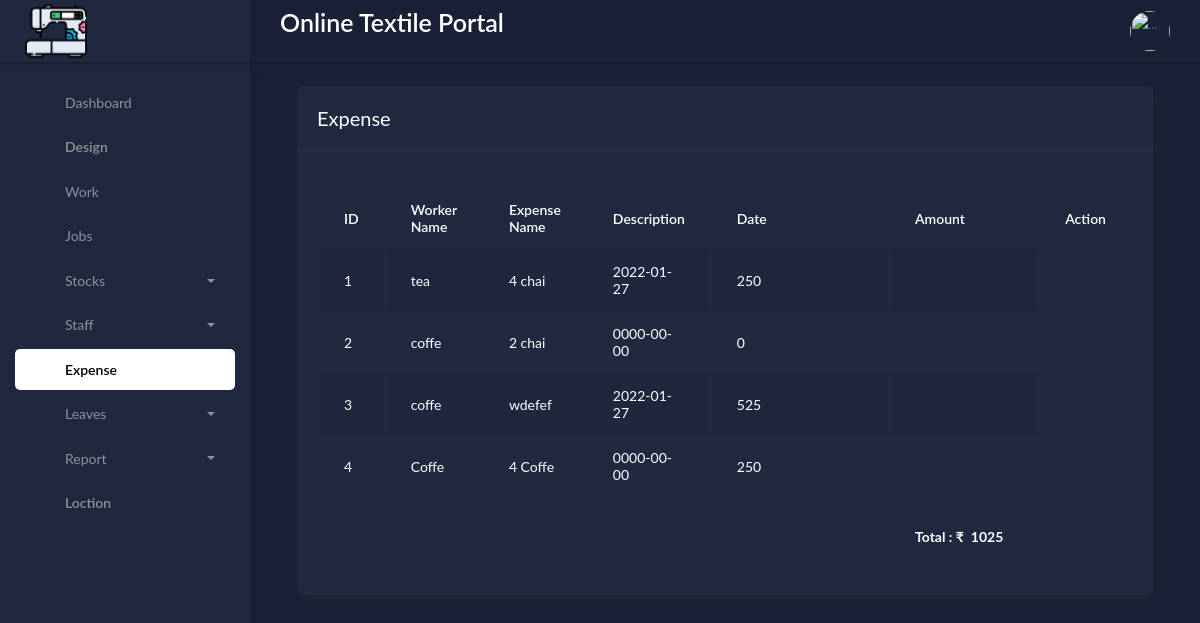
The page /Admin/demo2/expensea.php on the database its author committed.
### tables this page shows
CREATE TABLE `expense` (
  `id` int(11) NOT NULL,
  `ename` varchar(200) NOT NULL,
  `edec` varchar(250) NOT NULL,
  `date` date NOT NULL,
  `amount` int(20) NOT NULL
);

### Admin/demo2/expensea.php (the view, shortened to what this page needs)
<?php
include('include/header.php');
include('include/navbar.php');
    include('include/scripts.php');
?>
<html>
<head>
	<link rel="stylesheet" href="../../assets/css/bootstrap.min.css">
	<link rel="stylesheet" href="../../assets/css/atlantis.min.css">
	<link rel="stylesheet" href="../../assets/css/demo.css">
</head>
<body>
	<div class="main-panel">
			<div class="content">
				<div class="page-inner">
						<div class="col-md-12">
							<div class="card">
								<div class="card-header">
									<div class="d-flex align-items-center">
										<h4 class="card-title">Expense</h4>
									</div>
								</div>
								<div class="card-body">
									<div class="table-responsive">
										<table id="add-row" class="display table table-striped table-hover" style="color: white;">
											<thead>
												<tr><th>ID</th>
													<th> Worker Name</th>
													<th> Expense Name</th>
													<th>Description</th>
													<th style="width: 25%" >Date</th>
													<th style="width: 20%" >Amount</th>
													<th style="width: 10%">Action</th>
												</tr>
											</thead>
											<?php
include('db.php');
$sql=mysqli_query($con,"select sum(amount) from expense");
$res=mysqli_fetch_array($sql);
?>
											<tfoot>
												<tr>
													<th colspan="3"></th>
													 <th></th>
													<th ></th>
													<th>
													<br> Total : ₹ &nbsp;<?php echo $res['sum(amount)'];?></th>
												    <th></th>
												</tr>
											</tfoot><tbody>
<?php
include('db.php');
$sql=mysqli_query($con,"select * from expense");
foreach($sql as $value){ ?>
												<tr>
													<td><?php echo $value['id']; ?></td>
													<td><?php echo $value['ename']; ?></td>
													<td><?php echo $value['edec']; ?></td>
													<td><?php echo $value['date']; ?></td>
													<td><?php echo $value['amount']; ?></td>
													<td>
															<?php
															echo'<a href="delexpense.php?id='.$value['id'].'"<button type="button" data-toggle="tooltip" title="" class="btn btn-link btn-danger btn btn-success"  id="alert_demo_6" data-original-title="Remove">
																<i class="fa fa-times"></i>'?>
													</td>
												</tr>
												<?php } ?></tbody>
										</table>
									</div>
								</div>
							</div>
						</div>
					</div>
				</div>
			</div>
									<div class="card-body">
									<div class="demo">
										<ul class="pagination pg-primary">
											<li class="page-item">
												<a class="page-link" href="#" aria-label="Previous">
													<span aria-hidden="true">&laquo;</span>
												</a>
											</li>
											<li class="page-item active"><a class="page-link" href="#">1</a></li>
											<li class="page-item"><a class="page-link" href="#">2</a></li>
											<li class="page-item"><a class="page-link" href="#">3</a></li>
											<li class="page-item">
												<a class="page-link" href="#" aria-label="Next">
													<span aria-hidden="true">&raquo;</span>
												</a>
											</li>
										</ul>
									</div>
								</div>
</body>
</html>

### rows shown on the page
expense: id "1", ename "tea", edec "4 chai", date "2022-01-27", amount "250"
expense: id "2", ename "coffe", edec "2 chai", date "0000-00-00", amount "0"
expense: id "3", ename "coffe", edec "wdefef", date "2022-01-27", amount "525"
expense: id "4", ename "Coffe", edec "4 Coffe", date "0000-00-00", amount "250"

### other values the page prints
$res['sum(amount)'] "1025"
